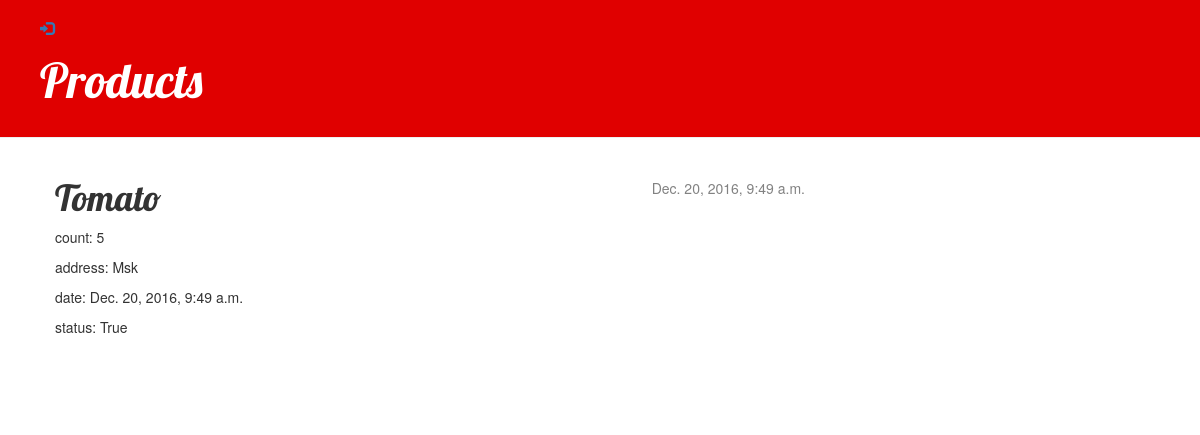
Screenshot of /prod/2/ with the database file from the repository.
### product/models.py (models this page shows, shortened)
class InfoProd(models.Model):
    prod_title = models.CharField(max_length=100)
    prod_count = models.IntegerField(default=0)
    prod_address = models.CharField(max_length=200)
    prod_date = models.DateTimeField('prod_date')
    prod_status = models.BooleanField()

### product/views.py (the view)
# urls.py: url(r'^prod/(?P<pk>[0-9]+)/$', views.prod_detail, name='prod_detail'),
def prod_detail(request, pk):
    prod = get_object_or_404(InfoProd, pk=pk)
    return render(request, 'product/prod_detail.html', {'prod': prod})

### product/templates/product/prod_detail.html (shortened to what this page needs)
{% extends 'product/base.html' %}
    {% block content %}
        <div class="prod">
            {% if prod.prod_date %}
                <div class="date">
                    {{ prod.prod_date }}
                </div>
            {% endif %}
            <h1>{{ prod.prod_title }}</h1>
            <p> count: {{ prod.prod_count }}</p>
            <p> address: {{ prod.prod_address }}</p>
            <p> date: {{ prod.prod_date }}</p>
            <p> status: {{ prod.prod_status }}</p>
        </div>
    {% endblock %}

### product/static/css/product.css (style rules this page uses)
h1, h2, h3, h4 { font-family: 'Lobster', cursive; }
.date { float: right; color: #828282; }
.prod { margin-bottom: 70px; }

### rows the page displays
InfoProd: prod_date "Dec. 20, 2016, 9:49 a.m.", prod_title "Tomato", prod_count "5", prod_address "Msk", prod_status "True"
